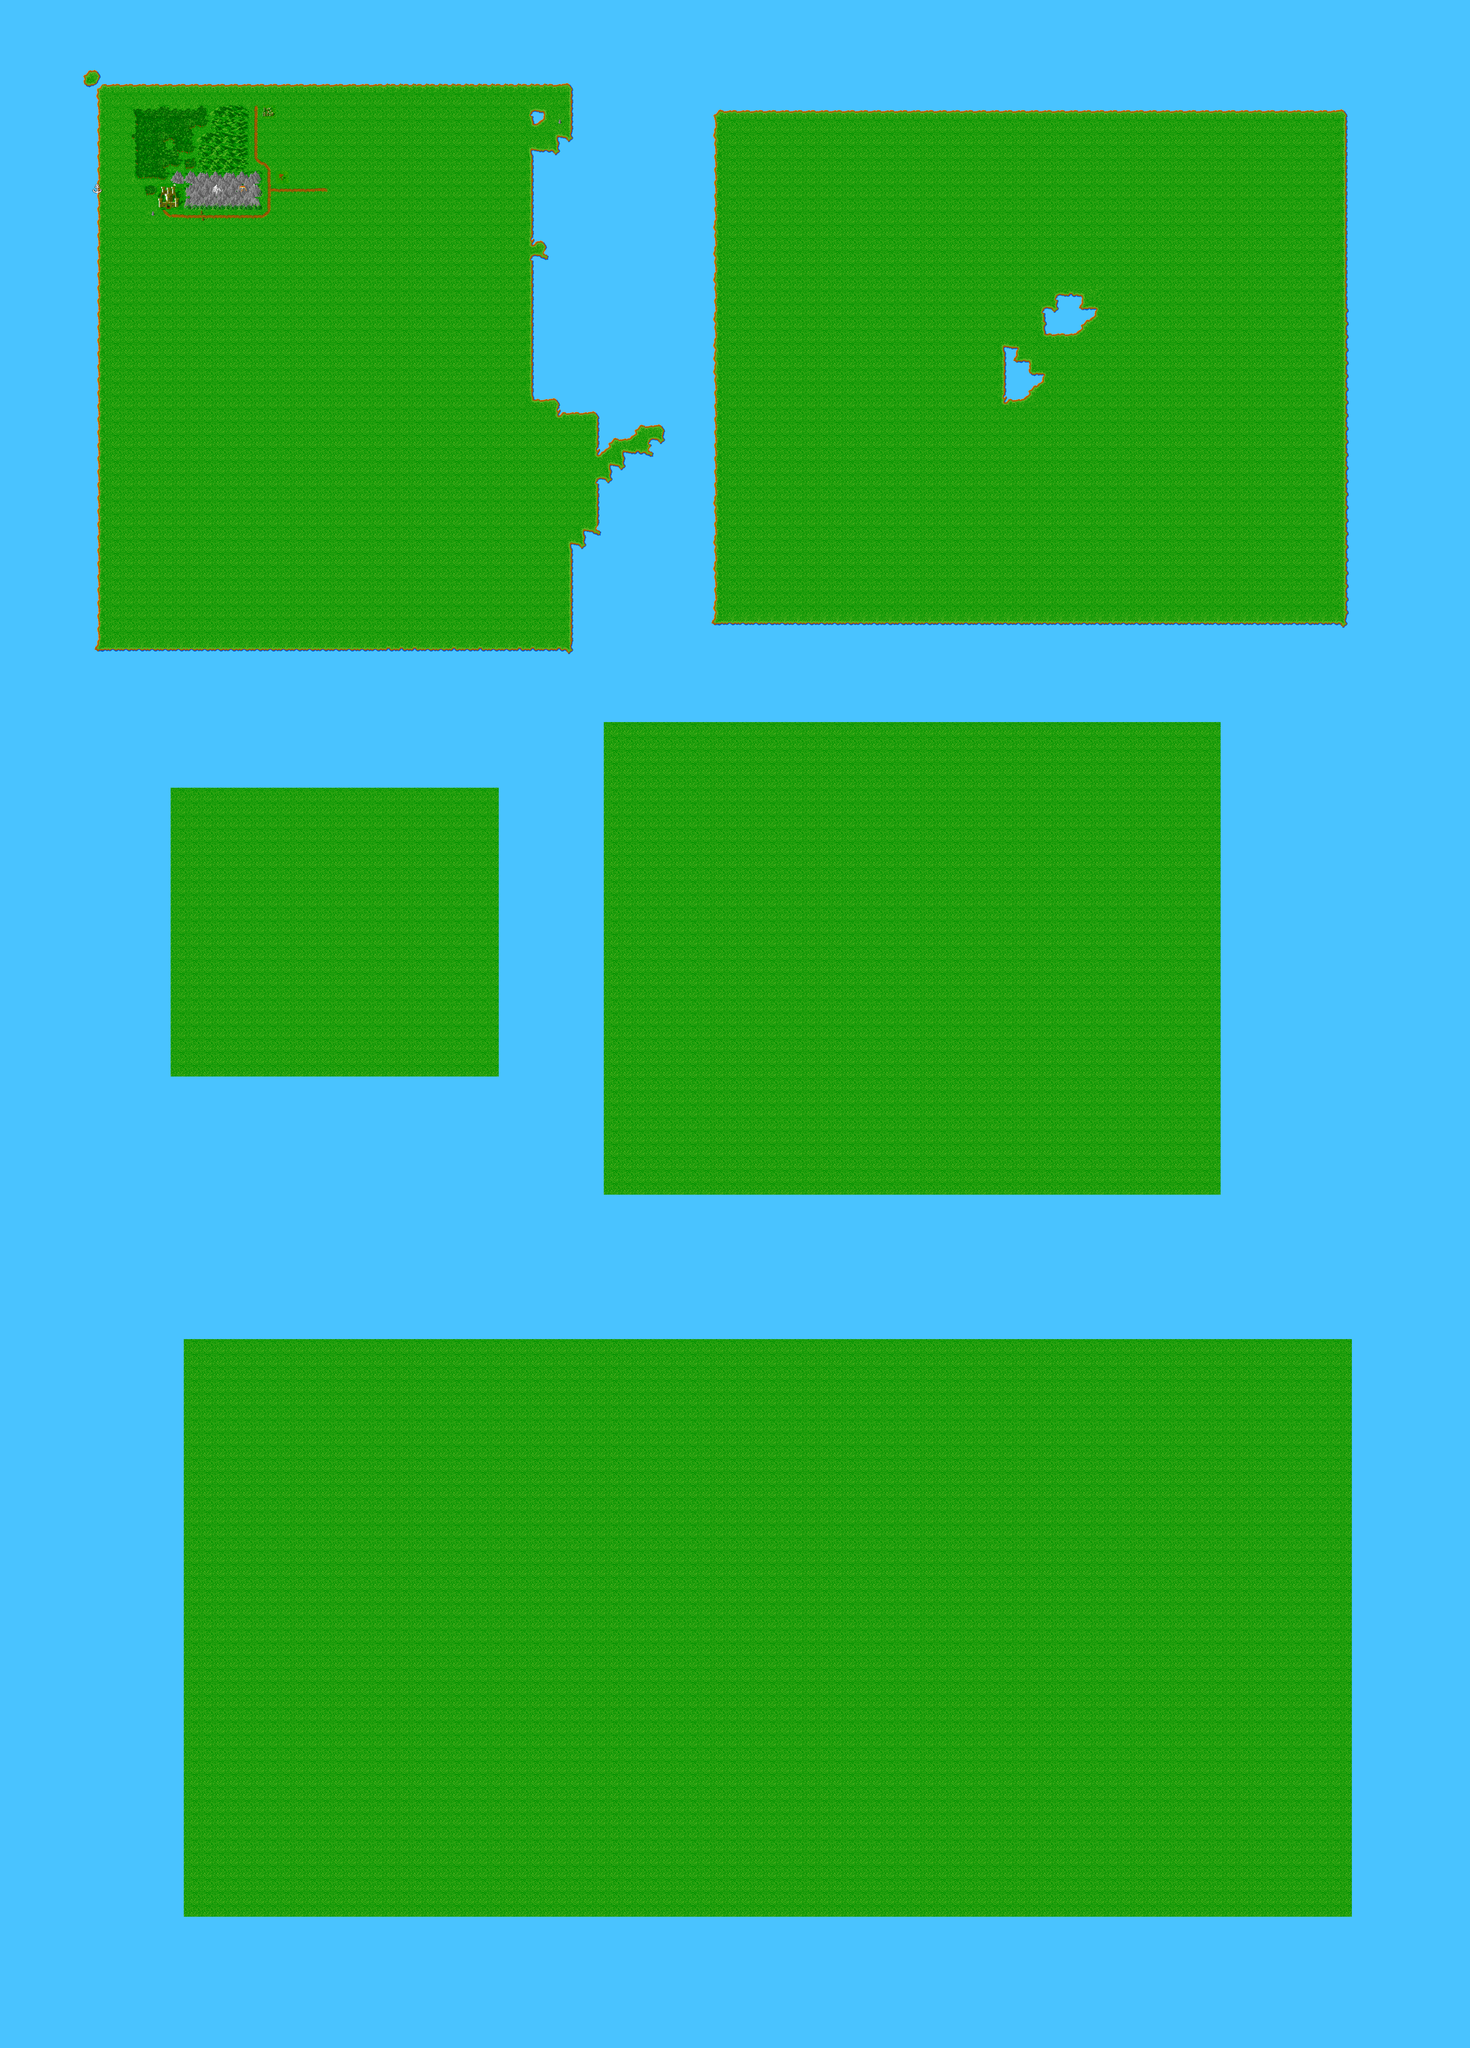

Tiled map render using the project's own tile images. Description and the map definition, with tile-layer contents summarised, below:
An orthogonal 112x156 tile map with 40x40 px tiles, 3 tile layers (lvl0, lvl1, lvl2), 6 tilesets.

<map version="1.0" tiledversion="1.1.5" orientation="orthogonal" renderorder="right-down" width="112" height="156" tilewidth="40" tileheight="40" infinite="0" nextobjectid="1">
 <tileset firstgid="1" source="warlords2.tsx" />
 <tileset firstgid="31" source="forest.tsx" />
 <tileset firstgid="61" source="hills.tsx" />
 <tileset firstgid="77" source="mountains.tsx" />
 <tileset firstgid="97" source="roads.tsx" />
 <tileset firstgid="117" source="castle.tsx" />
 <layer name="lvl0" width="112" height="156">
  <data>[17472 cells, 17472 non-empty, 27 distinct tile ids]</data>
 </layer>
 <layer name="lvl1" width="112" height="156">
  <data>[17472 cells, 68 non-empty, 41 distinct tile ids]</data>
 </layer>
 <layer name="lvl2" width="112" height="156">
  <data>[17472 cells, 29 non-empty, 17 distinct tile ids]</data>
 </layer>
</map>